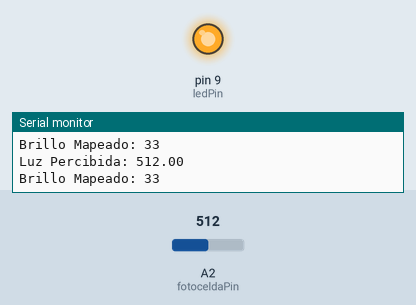
The program below on a simulated Arduino Uno, built with avr-gcc and run on an emulated ATmega328P. Parts: output pins drawn as LEDs (lit = HIGH), the last lines printed to the serial monitor. The inputs (shaded band) are chosen by the test bench; at power-on: A2 (fotoceldaPin) = 512.

Above: at 1.8 s.
1.9 s: A2 (fotoceldaPin) set to 190
At 2.3 s:
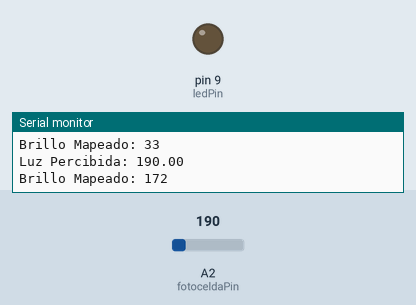
3.5 s: A2 (fotoceldaPin) set to 210
At 5.1 s:
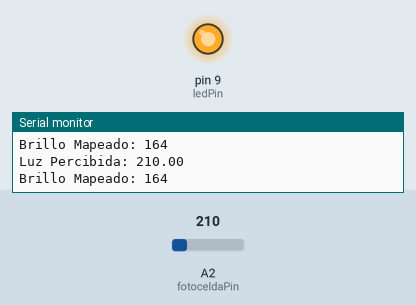
5.5 s: A2 (fotoceldaPin) set to 122
At 6.7 s:
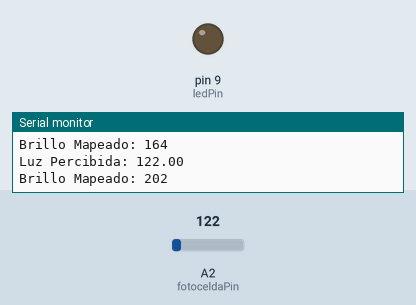
Timing chart, 0 to 8.5 s (numbered marks = the images above; inputs shaded):
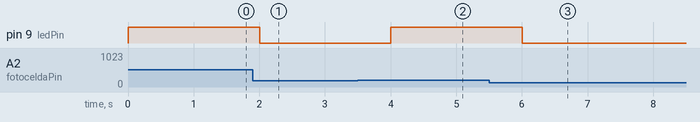

The program:

main.cpp
```cpp
#include <Arduino.h>


//pin en el que se conecta la salida Vout o pi medi del sensor de Fotocelda
const int fotoceldaPin = A2;
const int ledPin = 9;
int brilloLed;

//metodo cliente
void setup()
{
  //Velocidad del puerto
  Serial.begin(115200);
  pinMode(ledPin, OUTPUT);
}

//metodo repetitivo
void loop()
{
 //Aqui se verifica el umbral de luz medido por la fotocelda
 //como no tengo una resustencia de 10kh y coloque una de 4.5 kh
 //se debe encontrar el mínimo voltaje y el máximo voltaje para poder mapearlo
 //correctamente y encender el led de acuerdo a la luz presente con PWM sobre el led
 //Para se usa la función MAP()
 int valminfotocelda = 231;      //originalmente sería 0
 int valmayorfotocelda = 820;  //originalmente seria 1023
 int valminBrilloLed = 0;
 int valmaxbrilloLed = 255;

 //recibe la temperatura del método
 float valorLuz = analogRead(fotoceldaPin);
 //impresión en la pantalla seria del IDE arduino
 Serial.print("Luz Percibida: ");
 Serial.println(valorLuz);

//Se resta el valor percibido para calcular el mapeo inverso
//cuando se apague la luz el led enciende el máximo
 brilloLed=map(valmayorfotocelda-valorLuz, valminfotocelda,
              valmayorfotocelda,valminBrilloLed, valmaxbrilloLed);

  //impresión en la pantalla seria del IDE arduino
 Serial.print("Brillo Mapeado: ");
 Serial.println(brilloLed);

 //Escribe en el led en formato PWM
 analogWrite(ledPin, brilloLed);
 if(valorLuz>200)
    digitalWrite(ledPin, HIGH);   // turn the LED on (HIGH is the voltage level)
  else
    digitalWrite(ledPin, LOW);    // turn the LED off by making the voltage LOW


//espera en milisegundos para volver a tomar la temperatura
 delay(1000);
}
```

Measured:
- after the input at 1.9 s, pin 9 (ledPin): HIGH → LOW after 0.10 s
- after the input at 3.5 s, pin 9 (ledPin): LOW → HIGH after 0.51 s
- after the input at 5.5 s, pin 9 (ledPin): HIGH → LOW after 0.51 s
